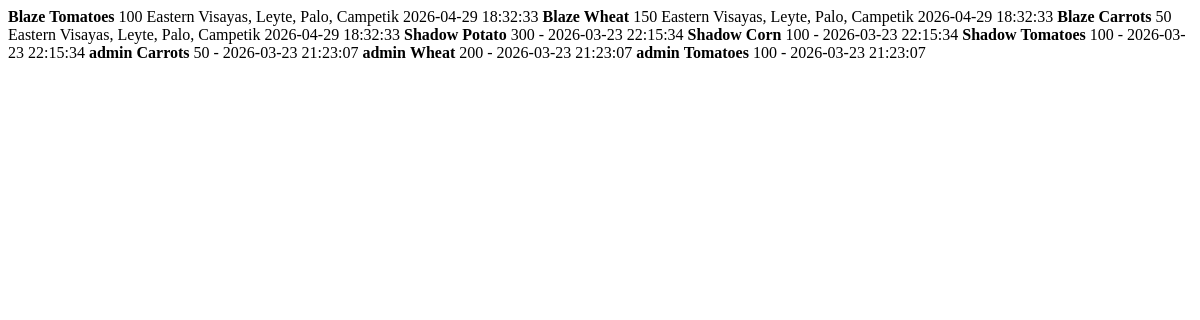
Page /dashboard-data (signed in) on the earlier database version.
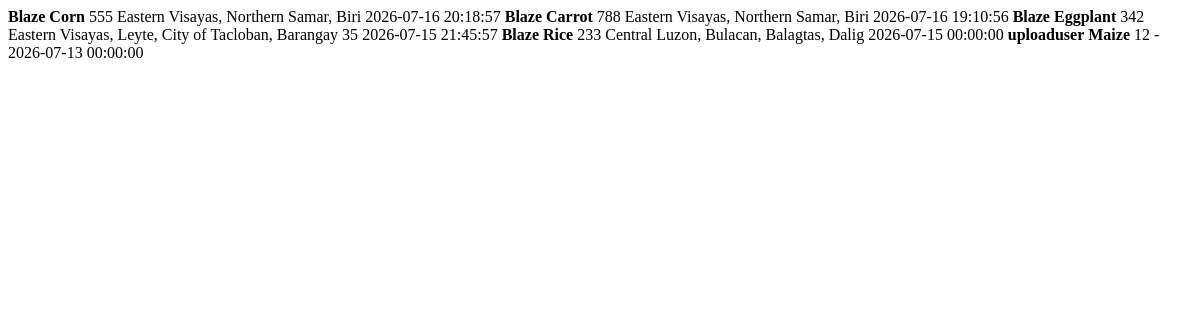
Same page on the later database version.
### tables this page shows
CREATE TABLE inventory(
        id INTEGER PRIMARY KEY AUTOINCREMENT,
        crop_name TEXT,
        quantity INTEGER,
        farmer TEXT,
        date_received TEXT,
        location TEXT
    );

### app.py (the view)
@app.route("/dashboard-data")
def dashboard_data():
    if "user" not in session:
        return jsonify({"error": "Unauthorized"}), 401
    conn = get_db()
    cur = conn.cursor()
    cur.execute("SELECT * FROM inventory ORDER BY date_received DESC LIMIT 50")
    data = cur.fetchall()
    conn.close()
    return render_template("inventory_table.html", inventory=data)

### app.py (called while the page is built)
def get_db():
    conn = sqlite3.connect(DB_PATH, timeout=30, isolation_level=None)
    conn.row_factory = sqlite3.Row
    conn.execute("PRAGMA busy_timeout = 30000")
    try:
        conn.execute("PRAGMA journal_mode = DELETE")
    except sqlite3.OperationalError:
        pass
    return conn

### templates/inventory_table.html
<tbody>
    {% if inventory %}
        {% for row in inventory %}
            <tr>
                <td><strong>{{ row['farmer'] }}</strong></td>
                <td><strong>{{ row['crop_name'] }}</strong></td>
                <td><span class="badge bg-success">{{ row['quantity'] }}</span></td>
                <td>{{ row['location'] or '-' }}</td>
                <td title="{{ row['date_received'] }}">{{ row['date_received'][:19] }}</td>
            </tr>
        {% endfor %}
    {% else %}
        <tr>
            <td colspan="5" class="text-center text-muted">No inventory data yet</td>
        </tr>
    {% endif %}
</tbody>

Differences in the rows shown:
removed inventory: farmer "Blaze", crop_name "Tomatoes", quantity "100", location "Eastern Visayas, Leyte, Palo, Campetik", date_received "2026-04-29 18:32:33"
removed inventory: farmer "Blaze", crop_name "Wheat", quantity "150", location "Eastern Visayas, Leyte, Palo, Campetik", date_received "2026-04-29 18:32:33"
removed inventory: farmer "Blaze", crop_name "Carrots", quantity "50", location "Eastern Visayas, Leyte, Palo, Campetik", date_received "2026-04-29 18:32:33"
removed inventory: farmer "Shadow", crop_name "Potato", quantity "300", row "-", date_received "2026-03-23 22:15:34"
removed inventory: farmer "Shadow", crop_name "Corn", quantity "100", row "-", date_received "2026-03-23 22:15:34"
removed inventory: farmer "Shadow", crop_name "Tomatoes", quantity "100", row "-", date_received "2026-03-23 22:15:34"
removed inventory: farmer "admin", crop_name "Carrots", quantity "50", row "-", date_received "2026-03-23 21:23:07"
removed inventory: farmer "admin", crop_name "Wheat", quantity "200", row "-", date_received "2026-03-23 21:23:07"
removed inventory: farmer "admin", crop_name "Tomatoes", quantity "100", row "-", date_received "2026-03-23 21:23:07"
added inventory: farmer "Blaze", crop_name "Corn", quantity "555", location "Eastern Visayas, Northern Samar, Biri", date_received "2026-07-16 20:18:57"
added inventory: farmer "Blaze", crop_name "Carrot", quantity "788", location "Eastern Visayas, Northern Samar, Biri", date_received "2026-07-16 19:10:56"
added inventory: farmer "Blaze", crop_name "Eggplant", quantity "342", location "Eastern Visayas, Leyte, City of Tacloban, Barangay 35", date_received "2026-07-15 21:45:57"
added inventory: farmer "Blaze", crop_name "Rice", quantity "233", location "Central Luzon, Bulacan, Balagtas, Dalig", date_received "2026-07-15 00:00:00"
added inventory: farmer "uploaduser", crop_name "Maize", quantity "12", row "-", date_received "2026-07-13 00:00:00"
